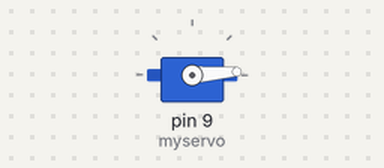
A sketch run on a simulated Arduino Uno, built with avr-gcc and run on an emulated ATmega328P. On the bench: servo.

Above: at 0.05 s.
At 1.3 s:
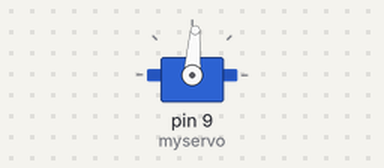
At 2.6 s:
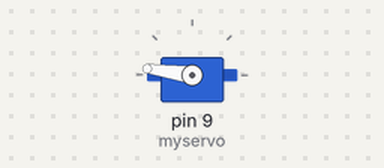
At 5.2 s:
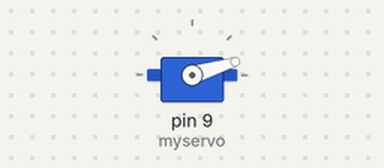
Timing chart, 0 to 7.1 s (numbered marks = the images above):
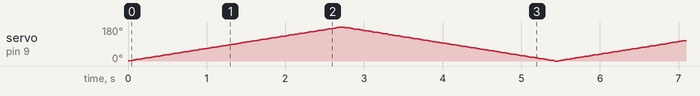

The sketch:

servoMotor.arduino.ino
```cpp
#include <Servo.h>

Servo myservo;

int pos = 0;

void setup()
{
  myservo.attach(9);
}

void loop()
{
  for(pos = 0; pos <= 180; pos += 1)
  {
    myservo.write(pos + 1);
    delay(15);
  }
  for(pos = 180; pos>= 0; pos-=1)
  {
    myservo.write(pos - 1);
    delay(15);
  }
}
```
